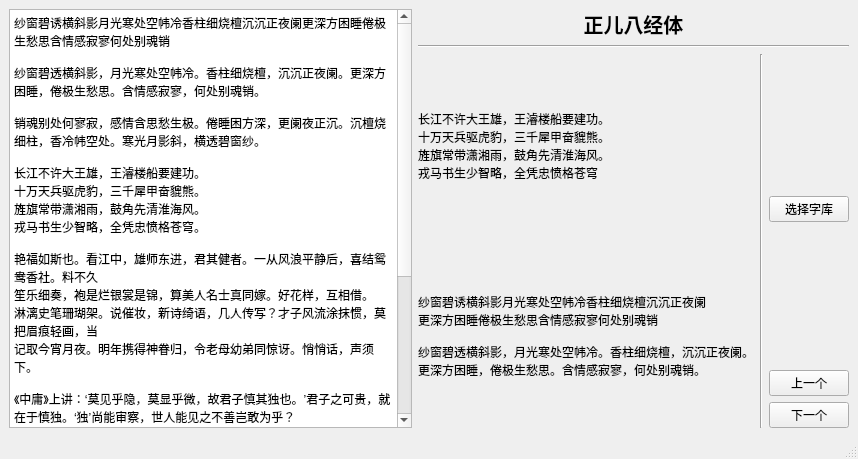
<?xml version="1.0" encoding="UTF-8"?>
<ui version="4.0">
 <class>MainWindow</class>
 <widget class="QMainWindow" name="MainWindow">
  <property name="geometry">
   <rect>
    <x>0</x>
    <y>0</y>
    <width>858</width>
    <height>459</height>
   </rect>
  </property>
  <property name="windowTitle">
   <string>MainWindow</string>
  </property>
  <widget class="QWidget" name="centralwidget">
   <layout class="QGridLayout" name="gridLayout">
    <item row="0" column="0">
     <widget class="QPlainTextEdit" name="plainTextEdit">
      <property name="minimumSize">
       <size>
        <width>400</width>
        <height>0</height>
       </size>
      </property>
      <property name="plainText">
       <string>纱窗碧诱横斜影月光寒处空帏冷香柱细烧檀沉沉正夜阑更深方困睡倦极生愁思含情感寂寥何处别魂销

纱窗碧透横斜影，月光寒处空帏冷。香柱细烧檀，沉沉正夜阑。更深方困睡，倦极生愁思。含情感寂寥，何处别魂销。

销魂别处何寥寂，感情含思愁生极。倦睡困方深，更阑夜正沉。沉檀烧细柱，香冷帏空处。寒光月影斜，横透碧窗纱。

长江不许大王雄，王濬楼船要建功。
十万天兵驱虎豹，三千犀甲奋貔熊。
旌旗常带潇湘雨，鼓角先清淮海风。
戎马书生少智略，全凭忠愤格苍穹。

艳福如斯也。看江中，雄师东进，君其健者。一从风浪平静后，喜结鸳鸯香社。料不久
笙乐细奏，袍是烂银裳是锦，算美人名士真同嫁。好花样，互相借。
淋漓史笔珊瑚架。说催妆，新诗绮语，几人传写？才子风流涂抹惯，莫把眉痕轻画，当
记取今宵月夜。明年携得神眷归，令老母幼弟同惊讶。悄悄话，声须下。

《中庸》上讲：‘莫见乎隐，莫显乎微，故君子慎其独也。’君子之可贵，就在于慎独。‘独’尚能审察，世人能见之不善岂敢为乎？

扬善于公庭，规过于私室。

道而不径，舟而不游

心如古井，不为所动

英雄不可自剪羽翼

一曰慎独则心安。自修之道，莫难于养心；养心之难，又在慎独。能慎独，则内省不疚，可以对天地质鬼神。人无一内愧之事，则天君泰然，此心常快足宽平，是人生第一自强之道，第一寻乐之方，守身之先务也。</string>
      </property>
     </widget>
    </item>
    <item row="0" column="1">
     <layout class="QVBoxLayout" name="verticalLayout_3">
      <item>
       <widget class="QLabel" name="lab_ttf">
        <property name="font">
         <font>
          <pointsize>15</pointsize>
          <weight>75</weight>
          <bold>true</bold>
         </font>
        </property>
        <property name="text">
         <string>正儿八经体</string>
        </property>
        <property name="alignment">
         <set>Qt::AlignCenter</set>
        </property>
       </widget>
      </item>
      <item>
       <widget class="Line" name="line">
        <property name="orientation">
         <enum>Qt::Horizontal</enum>
        </property>
       </widget>
      </item>
      <item>
       <layout class="QHBoxLayout" name="horizontalLayout">
        <item>
         <layout class="QVBoxLayout" name="verticalLayout_2">
          <item>
           <widget class="QLabel" name="lab_1">
            <property name="text">
             <string>长江不许大王雄，王濬楼船要建功。
十万天兵驱虎豹，三千犀甲奋貔熊。
旌旗常带潇湘雨，鼓角先清淮海风。
戎马书生少智略，全凭忠愤格苍穹</string>
            </property>
           </widget>
          </item>
          <item>
           <widget class="QLabel" name="lab_2">
            <property name="text">
             <string>纱窗碧诱横斜影月光寒处空帏冷香柱细烧檀沉沉正夜阑
更深方困睡倦极生愁思含情感寂寥何处别魂销

纱窗碧透横斜影，月光寒处空帏冷。香柱细烧檀，沉沉正夜阑。
更深方困睡，倦极生愁思。含情感寂寥，何处别魂销。</string>
            </property>
           </widget>
          </item>
         </layout>
        </item>
        <item>
         <widget class="Line" name="line_2">
          <property name="orientation">
           <enum>Qt::Vertical</enum>
          </property>
         </widget>
        </item>
        <item>
         <layout class="QVBoxLayout" name="verticalLayout">
          <item>
           <spacer name="verticalSpacer">
            <property name="orientation">
             <enum>Qt::Vertical</enum>
            </property>
            <property name="sizeHint" stdset="0">
             <size>
              <width>20</width>
              <height>40</height>
             </size>
            </property>
           </spacer>
          </item>
          <item>
           <widget class="QPushButton" name="btn_choose">
            <property name="text">
             <string>选择字库</string>
            </property>
           </widget>
          </item>
          <item>
           <spacer name="verticalSpacer_2">
            <property name="orientation">
             <enum>Qt::Vertical</enum>
            </property>
            <property name="sizeHint" stdset="0">
             <size>
              <width>20</width>
              <height>40</height>
             </size>
            </property>
           </spacer>
          </item>
          <item>
           <widget class="QPushButton" name="btn_typeface_pre">
            <property name="text">
             <string>上一个</string>
            </property>
           </widget>
          </item>
          <item>
           <widget class="QPushButton" name="btn_typeface_next">
            <property name="text">
             <string>下一个</string>
            </property>
           </widget>
          </item>
         </layout>
        </item>
       </layout>
      </item>
     </layout>
    </item>
   </layout>
  </widget>
  <widget class="QMenuBar" name="menubar">
   <property name="geometry">
    <rect>
     <x>0</x>
     <y>0</y>
     <width>858</width>
     <height>23</height>
    </rect>
   </property>
  </widget>
  <widget class="QStatusBar" name="statusbar"/>
 </widget>
 <resources/>
 <connections/>
</ui>
